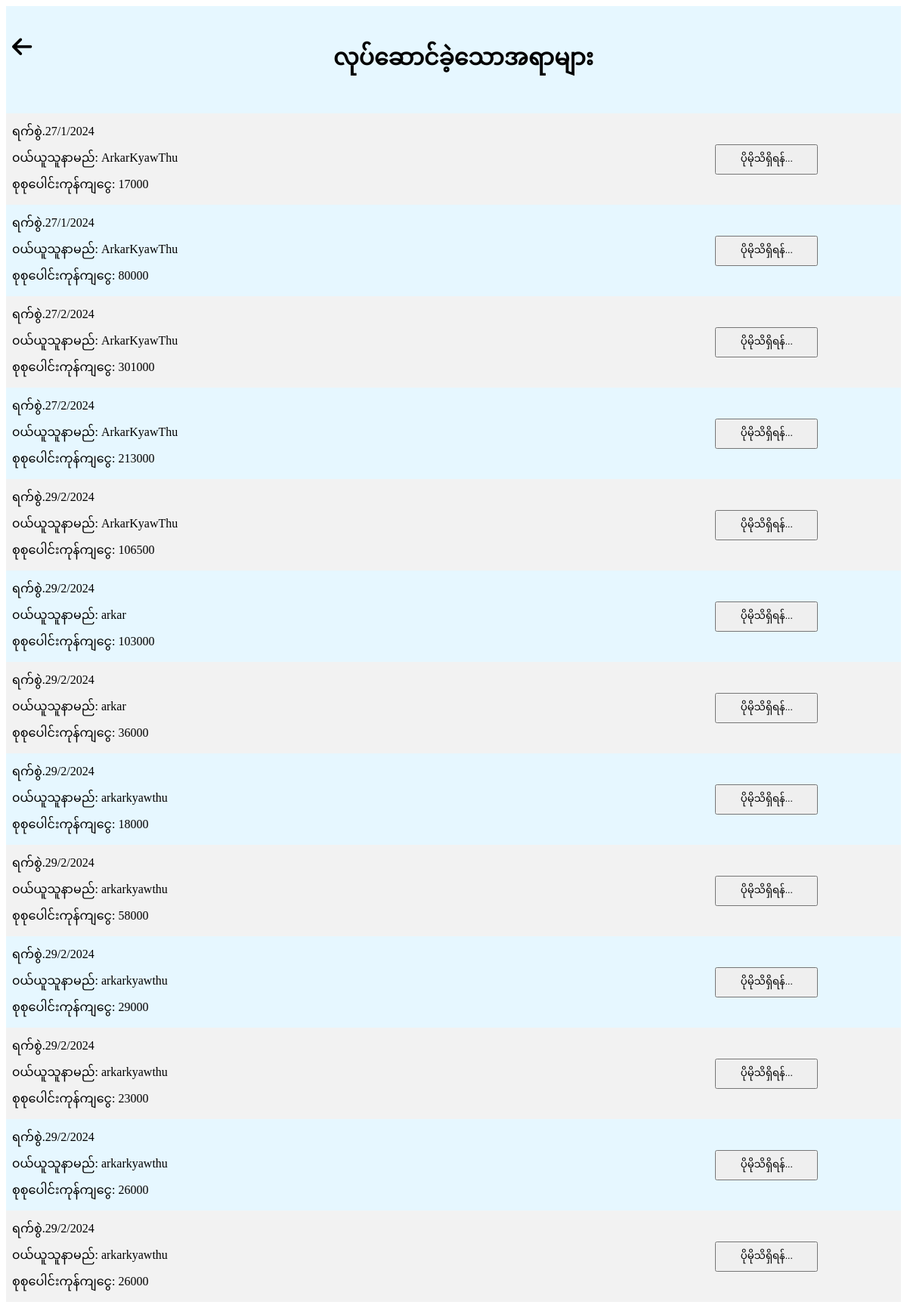
The app's page /historyPage.php (signed in) with its own data.
### tables this page shows
CREATE TABLE `customer` (
  `cuid` int(11) NOT NULL,
  `uid` int(11) NOT NULL,
  `customerName` varchar(100) NOT NULL,
  `customerPhone` varchar(100) NOT NULL,
  `customerEmail` varchar(100) NOT NULL,
  `region` varchar(100) NOT NULL,
  `township` varchar(100) NOT NULL,
  `detailAddress` varchar(100) NOT NULL,
  `customerBoughtItems` varchar(100) NOT NULL,
  `itemsQuantity` varchar(100) NOT NULL,
  `price` varchar(100) NOT NULL,
  `day` varchar(100) NOT NULL,
  `month` varchar(100) NOT NULL,
  `year` varchar(100) NOT NULL,
  `number` varchar(100) NOT NULL,
  `status` varchar(100) NOT NULL
);

### historyPage.php (the view, shortened to what this page needs)
<?php
include 'config.php';
 ?>
<!DOCTYPE html>
<html lang="en">
<head>
    <link rel="stylesheet" href="https://cdnjs.cloudflare.com/ajax/libs/font-awesome/6.4.2/css/all.min.css">
</head><body>
<?php
if (isset($_SESSION['user_id'])) {
    $useremail = $_SESSION['user_id'];
    $select = mysqli_query($conn, "SELECT * FROM `customer` WHERE uid = '$useremail'") or die('query failed');
    if (mysqli_num_rows($select) > 0) {
        $fetch = mysqli_fetch_assoc($select);
        if ($fetch) {
            $selectDates = mysqli_query($conn, "SELECT DISTINCT month FROM customer WHERE uid = '$useremail'");
            ?>
            <table class="tab">
                <tr>
                    <th colspan="2">
                        <h3 class="para">
                            <a href="profile.php" style="text-decoration: none; color: black;float: left;"><i class="fa-solid fa-arrow-left"></i></a>
                            လုပ်ဆောင်ခဲ့သောအရာများ
                        </h3>
                    </th>
                </tr>
                <?php
                while ($dateRow = mysqli_fetch_assoc($selectDates)) {
                    $userDate = $dateRow['month'];
                    $selectDetails = mysqli_query($conn, "SELECT *
                          FROM customer
                          WHERE uid = '$useremail' AND month = '$userDate'");
                    while($fetchDetails = mysqli_fetch_assoc($selectDetails)){
                        if ($fetchDetails) {
                        ?>
                        <tr>
                            <td>
                                    <?php
                                    echo "ရက်စွဲ." .$fetchDetails['day'] ."/". $fetchDetails['month'] ."/". $fetchDetails['year']. "<br>";
                                    echo "၀ယ်ယူသူနာမည်: " . htmlspecialchars($fetchDetails['customerName']) . "<br>";
                                    echo "စုစုပေါင်းကုန်ကျငွေ: " . htmlspecialchars($fetchDetails['price']) . "<br>";
                                    ?></td><td><center><a href="historyDetail.php?cuid=<?=$fetchDetails['cuid']?>">
                                    <button>ပိုမိုသိရှိရန်...</button></center>
                            </td>
                        </tr>
                        <?php
                        } else {
                        echo "ရလဒ်ရှာမတွေ့ပါ......";
                        }
                    }
                } ?>
            </table>
            <?php
        }
    }
} else {
    echo "ရလဒ်ရှာမတွေ့ပါ";
}
?>
</body>
</html>

### historyPage.php (style rules this page uses)
body { font-family: 'Times New Roman', Times, serif; }
.tab { background-color:black; border-collapse: collapse; width: 100%; }
th, td { border: 0px solid #ddd; padding: 8px; text-align: left; }
tr:nth-child(even) { background-color: #f2f2f2; }
tr:nth-child(odd) { background-color: #e6f7ff; }
.para { font-weight: bolder; text-align: center; font-size: 30px; }
a { text-decoration: none; color: black; }
button { width: 40%; height: 40px; font-family: 'Georgia', Times, serif; }

### records on screen
customer: day "27", month "1", year "2024", customerName "ArkarKyawThu", price "17000"
customer: day "27", month "1", year "2024", customerName "ArkarKyawThu", price "80000"
customer: day "27", month "2", year "2024", customerName "ArkarKyawThu", price "301000"
customer: day "27", month "2", year "2024", customerName "ArkarKyawThu", price "213000"
customer: day "29", month "2", year "2024", customerName "ArkarKyawThu", price "106500"
customer: day "29", month "2", year "2024", customerName "arkar", price "103000"
customer: day "29", month "2", year "2024", customerName "arkar", price "36000"
customer: day "29", month "2", year "2024", customerName "arkarkyawthu", price "18000"
customer: day "29", month "2", year "2024", customerName "arkarkyawthu", price "58000"
customer: day "29", month "2", year "2024", customerName "arkarkyawthu", price "29000"
customer: day "29", month "2", year "2024", customerName "arkarkyawthu", price "23000"
customer: day "29", month "2", year "2024", customerName "arkarkyawthu", price "26000"
customer: day "29", month "2", year "2024", customerName "arkarkyawthu", price "26000"
